Frame 1 (no input): blank canvas, image omitted
Frame 60 (no input): blank canvas, image omitted
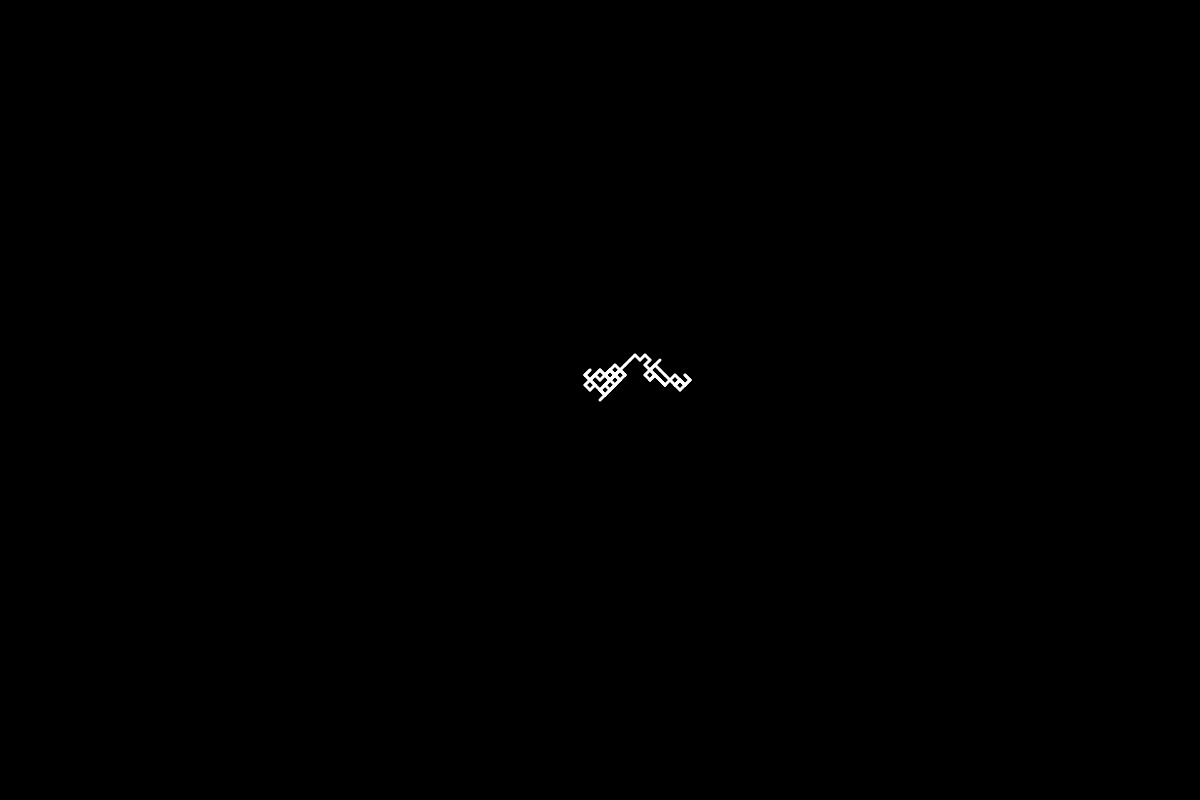
Frame 120 (the mouse pressed at the canvas centre since frame 60)

The p5.js sketch whose frames 1 and 60 were blank and that drew this single picture after the mouse press (run headless with seeded random() and noise() and a simulated clock; from frame 60 on, the mouse is pressed at the canvas centre):

// p5.js sketch
// ── sketch.js
let x,y,k,p;
const pixelWidth = 5;

function setup() {
    createCanvas(1200, 800);
    x = 0
    y = 0
    k=1000
    pX = [-1,1]
    pY = [-1,1]
    background(0);
    frameRate(60);
   
}

function draw() {
   
    translate(width/2,height/2);
    
    randX = random(pX)
    randY = random(pY)
    stroke(255);
    strokeWeight(3);
    newX = x+randX*pixelWidth;
    newY = y+randY*pixelWidth;
    line(x,y,newX,newY)
    x = newX;
    y = newY;
    k--;
    if(k<0) noLoop();
}
function reset(){
    clear();
    background(0);
    x=0;
    y=0;
    loop();
}
function changeIteration(){
    const val = document.getElementById('iter').value;
    if(parseInt(val)){
        k = val;
        reset();
    }else{
        k=1000;
        reset();
    }
}
